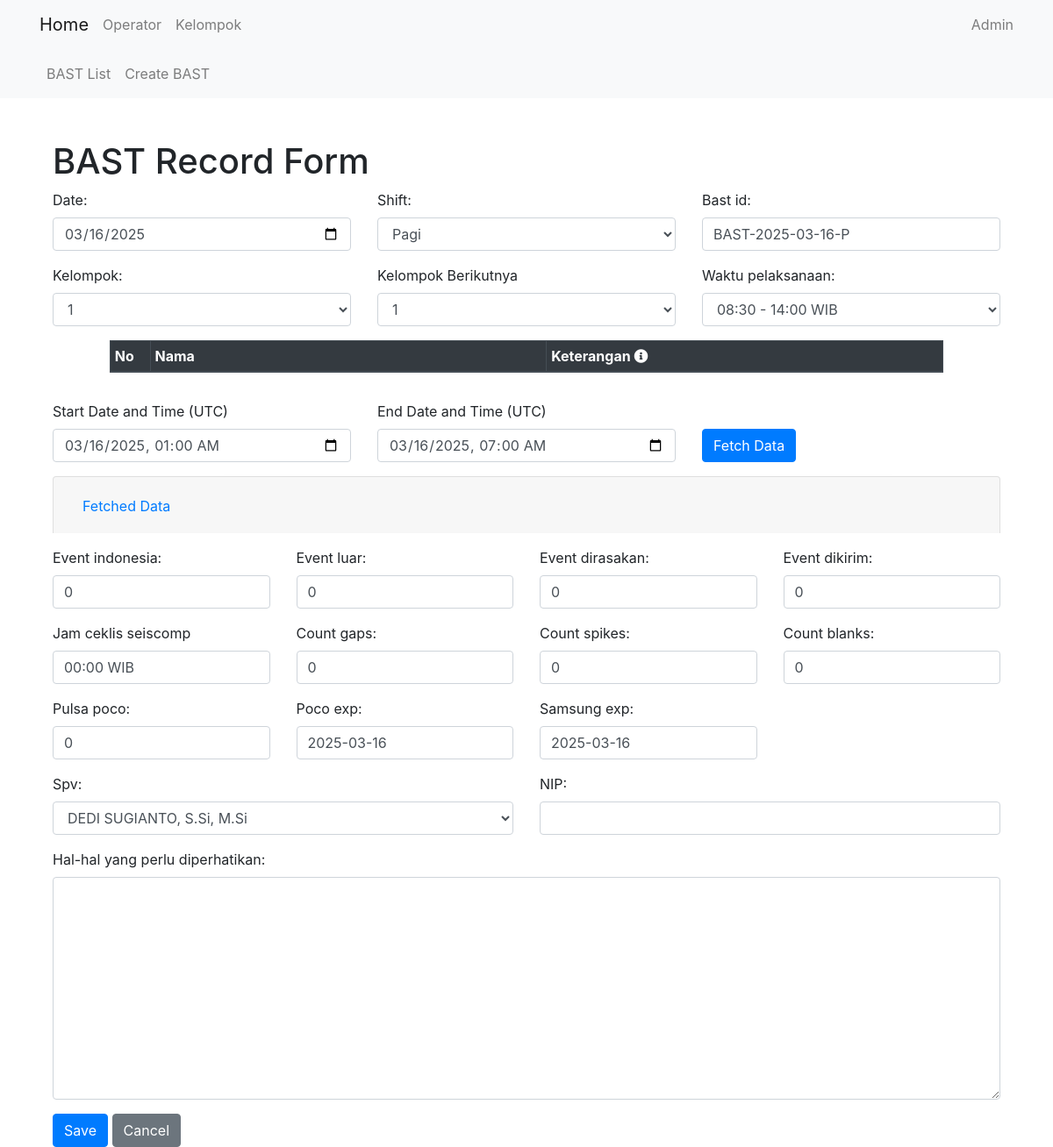
The app's page /bast/update/7/ with its own data.
### bast/models.py (models this page shows, shortened)
class BastRecordModel(models.Model):
    date = models.DateField(default=get_default_date)
    bast_id = models.CharField(max_length=17, default='0')
    waktu_pelaksanaan = models.CharField(choices=WAKTU_PELAKSANAAN, max_length=20, default='08:30 - 14:00 WIB', blank=True, null=True)
    shift = models.CharField(max_length=15, choices=SHIFT, default='Pagi')
    kelompok = models.CharField(max_length=1, choices=KELOMPOK, default='1')
    kel_berikut = models.CharField(max_length=1, choices=KELOMPOK, default='1')
    events = models.TextField(default='0')
    spv = models.ForeignKey(Operator, on_delete=models.CASCADE)
    NIP = models.CharField(max_length=18, default='0', blank=True)
    event_indonesia = models.IntegerField(default=0)
    event_luar = models.IntegerField(default=0)
    event_dirasakan = models.IntegerField(default=0)
    event_dikirim = models.IntegerField(default=0)
    member = models.TextField(max_length=1000, default='')
    count_gaps = models.IntegerField(default=0)
    count_spikes = models.IntegerField(default=0)
    count_blanks = models.IntegerField(default=0)
    waktu_cs = models.CharField(max_length=20, default='00:00 WIB', blank=True, null=True)
    pulsa_poco = models.IntegerField(default=0)
    poco_exp = models.DateField(default=get_default_date)
    samsung_exp = models.DateField(default=get_default_date)
    notes = models.TextField(max_length=1000, default='', blank=True, null=True)

### bast/views.py (the view, shortened to what this page needs)
# urls.py: path('update/<int:pk>/', views.BastRecordUpdateView.as_view(), name='bastrecord_update'),
class BastRecordUpdateView(UpdateView):
    model = BastRecordModel
    form_class = BastRecordForm
    template_name = 'bast/bastrecord_form.html'
    success_url = reverse_lazy('bast:bastrecord_list')
    def get_context_data(self, **kwargs):
        context = super().get_context_data(**kwargs)
        record = self.get_object()
        context['existing_data'] = record.events
        context['existing_member_data'] = record.member
        return context

### bast/forms.py
class BastRecordForm(forms.ModelForm):
    bast_id = forms.CharField()
    class Meta:
        model = BastRecordModel
        fields = '__all__'

### core/models.py (called while the page is built)
    def __str__(self):
        return self.name

### qc/templatetags/form_tags.py (called while the page is built)
@register.filter(name='add_class')
def add_class(field, css_class):
    return field.as_widget(attrs={"class": css_class})

### bast/templates/bast/bastrecord_form.html (shortened to what this page needs)
{% extends 'core/base.html' %}
{% block content %}
<div class="container">
    <h1 class="mt-5">BAST Record Form</h1>
    <form method="post" class="needs-validation" novalidate>
        {% load form_tags %}
        <div class="form-group row">
            <div class="col-md-4">
                {{ form.date.label_tag }}
                {{ form.date|add_class:"form-control" }}
            </div>
            <div class="col-md-4">
                {{ form.shift.label_tag }}
                {{ form.shift|add_class:"form-control" }}
            </div>
            <div class="col-md-4">
                {{ form.bast_id.label_tag }}
                {{ form.bast_id|add_class:"form-control" }}
            </div>
        </div>
        <div class="form-group">
            <div class="row">
                <div class="form-group col-md-4">
                    {{ form.kelompok.label_tag }}
                    {{ form.kelompok|add_class:"form-control" }}
                </div>
                <div class="form-group col-md-4">
                    <label for="{{ form.kel_berikut.id_for_label }}">Kelompok Berikutnya</label>
                    {{ form.kel_berikut|add_class:"form-control" }}
                </div>
                <div class="form-group col-md-4">
                    {{ form.waktu_pelaksanaan.label_tag }}
                    {{ form.waktu_pelaksanaan|add_class:"form-control" }}
                </div>
                <div class="table-responsive container" style="padding-right: 5em; padding-left: 5em;">
                    <table class="table table-bordered table-hover table-sm" id="member-data-table"
                        style="width: auto;">
                        <thead class="thead-dark">
                            <tr>
                                <th style="width: 1%;">No</th>
                                <th style="width: 20%;">Nama</th>
                                <th style="width: 20%;">Keterangan
                                    <span data-toggle="tooltip" data-placement="top"
                                        title="Isi keterangan dengan nama pengganti atau keterangan izin/cuti/SPT. Contoh: diganti Fajar">
                                        <i class="fas fa-info-circle"></i>
                                    </span>
                                </th>
                            </tr>
                        </thead>
                    </table>
                </div>
            </div>
        </div>
        <div class="form-group">
            <div class="form-group row">
                <div class="col-md-4">
                    <label for="datetime_bast_start">Start Date and Time (UTC)</label>
                    <input type="datetime-local" id="datetime_bast_start" class="form-control"
                        value="2024-12-14 00:00:00">
                </div>
                <div class="col-md-4">
                    <label for="datetime_bast_end">End Date and Time (UTC)</label>
                    <input type="datetime-local" id="datetime_bast_end" class="form-control"
                        value="2024-12-14 07:00:00">
                </div>
                <div class="col-md-4 d-flex align-items-end">
                    <button type="button" id="fetch_bast" class="btn btn-primary align-bottom">Fetch
                        Data</button>
                </div>
            </div>
            <div class="accordion" id="fetchedDataAccordion">
                <div class="card">
                    <div class="card-header" id="headingOne">
                        <h2 class="mb-0">
                            <button class="btn btn-link" type="button" data-toggle="collapse"
                                data-target="#fetchedDataSection" aria-expanded="true"
                                aria-controls="fetchedDataSection">
                                Fetched Data
                            </button>
                        </h2>
                    </div>
                </div>
                <div class="form-group row mt-3">
                    <div class="col-md-3">
                        {{ form.event_indonesia.label_tag }}
                        {{ form.event_indonesia|add_class:"form-control" }}
                    </div>
                    <div class="col-md-3">
                        {{ form.event_luar.label_tag }}
                        {{ form.event_luar|add_class:"form-control" }}
                    </div>
                    <div class="col-md-3">
                        {{ form.event_dirasakan.label_tag }}
                        {{ form.event_dirasakan|add_class:"form-control" }}
                    </div>
                    <div class="col-md-3">
                        {{ form.event_dikirim.label_tag }}
                        {{ form.event_dikirim|add_class:"form-control" }}
                    </div>
                </div>
                <div class="form-group row mt-3">
                    <div class="col-md-3">
                        <label for="{{ form.waktu_cs.id_for_label }}">Jam ceklis seiscomp</label>
                        {{ form.waktu_cs|add_class:"form-control" }}
                    </div>
                    <div class="col-md-3">
                        {{ form.count_gaps.label_tag }}
                        {{ form.count_gaps|add_class:"form-control" }}
                    </div>
                    <div class="col-md-3">
                        {{ form.count_spikes.label_tag }}
                        {{ form.count_spikes|add_class:"form-control" }}
                    </div>
                    <div class="col-md-3">
                        {{ form.count_blanks.label_tag }}
                        {{ form.count_blanks|add_class:"form-control" }}
                    </div>
                </div>
                <div class="form-group row mt-3">
                    <div class="col-md-3">
                        {{ form.pulsa_poco.label_tag }}
                        {{ form.pulsa_poco|add_class:"form-control" }}
                    </div>
                    <div class="col-md-3">
                        {{ form.poco_exp.label_tag }}
                        {{ form.poco_exp|add_class:"form-control" }}
                    </div>
                    <div class="col-md-3">
                        {{ form.samsung_exp.label_tag }}
                        {{ form.samsung_exp|add_class:"form-control" }}
                    </div>
                </div>
            </div>
        </div>
        <div class="form-group row">
            <div class="col-md-6">
                {{ form.spv.label_tag }}
                {{ form.spv|add_class:"form-control" }}
            </div>
            <div class="col-md-6">
                {{ form.NIP.label_tag }}
                {{ form.NIP|add_class:"form-control" }}
            </div>
        </div>
        <div class="form-group row">
            <div class="col">
                <label for="{{ form.notes.id_for_label }}">Hal-hal yang perlu diperhatikan:</label>
                {{ form.notes|add_class:"form-control" }}
            </div>
        </div>
        <button type="submit" class="btn btn-primary" id="submit-button">Save</button>
        <button type="button" class="btn btn-secondary"
            onclick="window.location.href='{% url 'bast:bastrecord_list' %}'">Cancel</button>
    </form>
</div>
{% endblock %}

### records on screen
BastRecordModel: date "03/16/2025", shift "Pagi", bast_id "BAST-2025-03-16-P", kelompok "1", kel_berikut "1", waktu_pelaksanaan "08:30 - 14:00 WIB", event_indonesia "0", event_luar "0", event_dirasakan "0", event_dikirim "0", waktu_cs "00:00 WIB", count_gaps "0", count_spikes "0", count_blanks "0", pulsa_poco "0", poco_exp "2025-03-16", samsung_exp "2025-03-16", spv "DEDI SUGIANTO, S.Si, M.Si"
